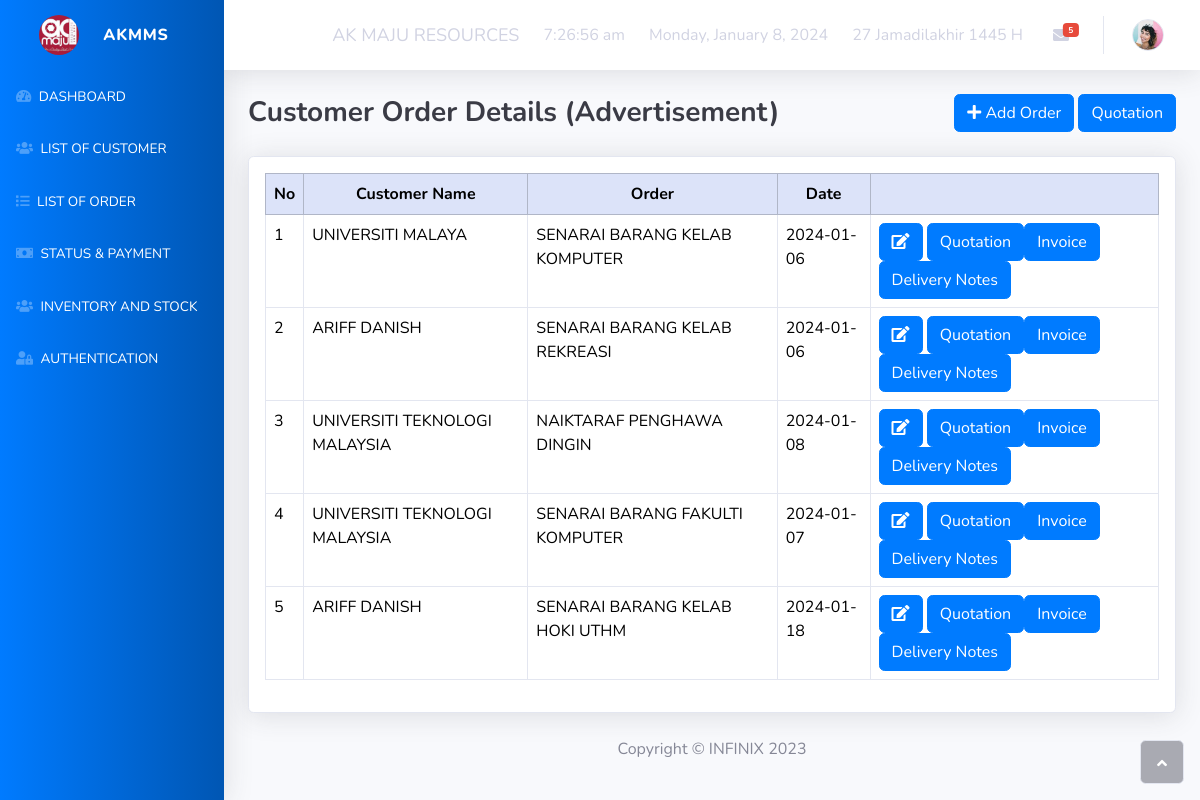
The app's page /customerorderADV.php (signed in) with its own data.
### tables this page shows
CREATE TABLE `tb_order` (
  `Ord_id` int(11) NOT NULL,
  `Ord_cid` int(11) NOT NULL,
  `Ord_name` varchar(50) NOT NULL,
  `Ord_date` date NOT NULL,
  `Ord_type` int(2) NOT NULL,
  `Ord_itemMaterial` varchar(200) NOT NULL
);

CREATE TABLE `tb_customer` (
  `c_id` int(11) NOT NULL,
  `c_idnum` varchar(30) NOT NULL,
  `c_name` varchar(100) NOT NULL,
  `c_phone` varchar(20) NOT NULL,
  `c_address` varchar(200) NOT NULL,
  `c_email` varchar(100) NOT NULL,
  `c_type` int(2) NOT NULL
);

### customerorderADV.php (the view, shortened to what this page needs)
<?php
include 'headerNav.php';
$sql = "SELECT * FROM tb_order
        LEFT JOIN tb_customer ON tb_order.Ord_cid = tb_customer.c_id
        WHERE tb_order.Ord_type = '1'";
$result = mysqli_query($con, $sql);
?>
<div class="container-fluid">
    <div class="d-sm-flex justify-content-between align-items-center mb-4">
        <h3 class="text-dark mb-0 bold-and-centered">Customer Order Details (Advertisement)</h3>
        <div class="d-flex">
            <a class="btn btn-primary mr-4" href="customerorderformADV.php"><i class="fas fa-plus"></i> Add Order</a>&nbsp
            <a class="btn btn-primary" href="customerQuotationADV.php"><i class="fas fa"></i>Quotation</a>
        </div>
    </div>
    <div class="card shadow p-3">
        <div class="table-responsive">
            <table class="table table-hover table-bordered">
                <thead class="table-primary text-center">
                    <tr>
                        <th scope="col">No</th>
                        <th scope="col">Customer Name</th>
                        <th scope="col">Order</th>
                        <th scope="col">Date</th>
                        <th scope="col"></th>
                    </tr>
                </thead>
                <tbody>
                    <?php
                        $count = 1;
                        while($row=mysqli_fetch_array($result))
                        {
                          echo"<tr>";
                          echo"<td>" .$count. "</td>";
                          echo"<td>".$row['c_name']. "</td>";
                          echo"<td>".$row['Ord_name']. "</td>";
                          echo"<td>".$row['Ord_date']. "</td>";
                          echo "<td style='text-align: initial;'>";
                            echo "<a href='customereditADV.php?id=".$row['Ord_id']. "' class='btn btn-primary'><i class='fas fa-edit'></i></a> ";
                            echo '<a href="#"><button class="btn btn-primary" onclick="printDocument(\'Quotation.php\', ' . $row['Ord_cid'] . ')">Quotation</button></a>';
                            echo '<a href="#"><button class="btn btn-primary" onclick="printDocument(\'Invoice.php\', ' . $row['Ord_cid'] . ')">Invoice</button></a>';
                            echo '<a href="#"><button class="btn btn-primary" onclick="printDocument(\'Deliverynotes.php\', ' . $row['Ord_cid'] . ')">Delivery Notes</button></a>';
                            echo "</td>";
                          echo "</tr>";
                          $count++;
                        }
                        ?>
                </tbody>
            </table>
        </div>
    </div>
</div>
<?php include 'footer.php'; ?>

### header.php (style rules this page uses)
.btn-primary { background: #007bff; border-color: #007bff; }
.bold-and-centered { font-weight: bold; text-align: center; }

### records on screen
tb_order: Ord_cid.c_name "UNIVERSITI MALAYA", Ord_name "SENARAI BARANG KELAB KOMPUTER", Ord_date "2024-01-06"
tb_order: Ord_cid.c_name "ARIFF DANISH", Ord_name "SENARAI BARANG KELAB REKREASI", Ord_date "2024-01-06"
tb_order: Ord_cid.c_name "UNIVERSITI TEKNOLOGI MALAYSIA", Ord_name "NAIKTARAF PENGHAWA DINGIN", Ord_date "2024-01-08"
tb_order: Ord_cid.c_name "UNIVERSITI TEKNOLOGI MALAYSIA", Ord_name "SENARAI BARANG FAKULTI KOMPUTER", Ord_date "2024-01-07"
tb_order: Ord_cid.c_name "ARIFF DANISH", Ord_name "SENARAI BARANG KELAB HOKI UTHM", Ord_date "2024-01-18"
